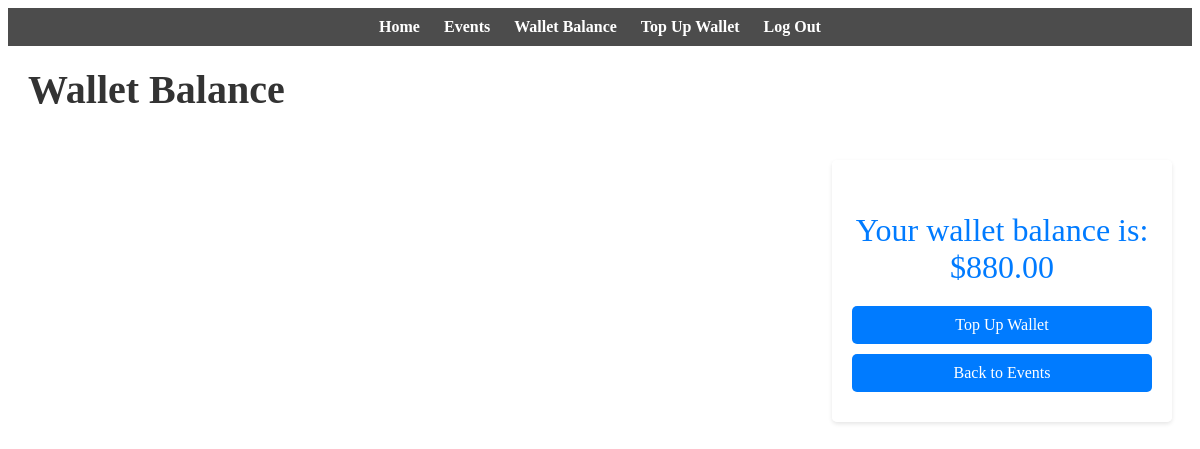
The page /balance/ (signed in) on the database as committed earlier.
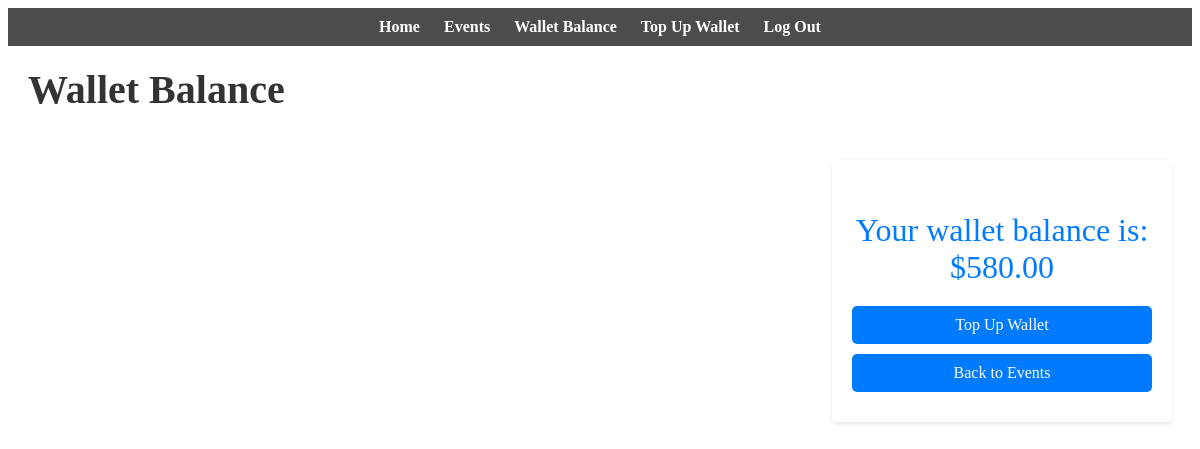
The same page on the database as committed later.
### persons/models.py (models this page shows, shortened)
class Person(AbstractBaseUser, PermissionsMixin):
    email = models.EmailField(unique=True)
    username = models.CharField(max_length=255, unique=True)
    first_name = models.CharField(max_length=255, blank=True, null=True)
    last_name = models.CharField(max_length=255, blank=True, null=True)
    date_joined = models.DateTimeField(default=timezone.now)
    is_active = models.BooleanField(default=True)
    is_staff = models.BooleanField(default=False)
    wallet_balance = models.DecimalField(max_digits=10, decimal_places=2, default=0.00)
    objects = CustomUserManager()
    USERNAME_FIELD = 'email'
    REQUIRED_FIELDS = ['username']

### persons/views.py (the view)
# urls.py: path('balance/', wallet_balance, name='wallet_balance'),
@login_required
def wallet_balance(request):
    user = request.user
    return render(request, 'persons/wallet_balance.html', {'wallet_balance': user.wallet_balance})

### persons/templates/persons/wallet_balance.html (shortened to what this page needs)
{% extends "persons/base.html" %}
{% block content %}
    <h1>Wallet Balance</h1>
    <div class="wallet-card">
        <p class="wallet-balance">Your wallet balance is: ${{ wallet_balance }}</p>
        <a href="{% url 'top_up_wallet' %}">Top Up Wallet</a>
        <a href="{% url 'event_list' %}">Back to Events</a>
    </div>
{% endblock %}

Rows that differ between the two databases and show on the page:
changed Person: wallet_balance "880.00" → "580.00"
